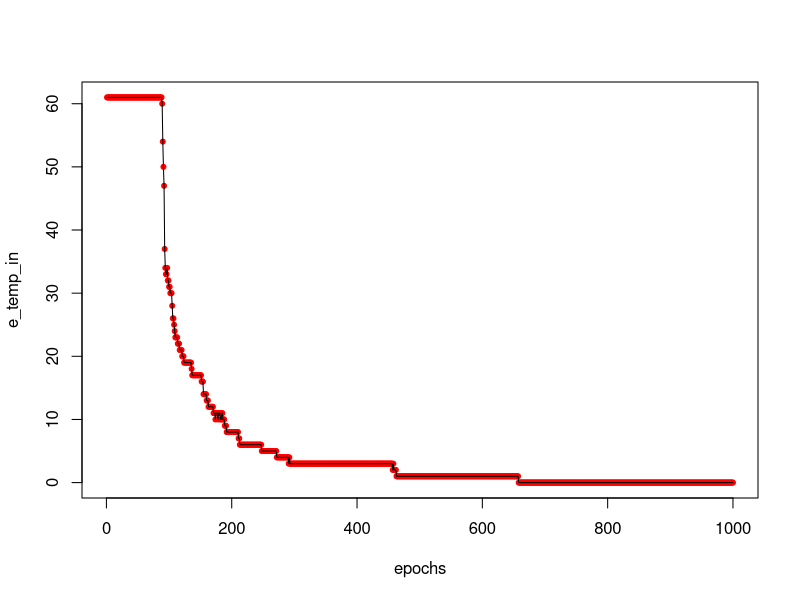
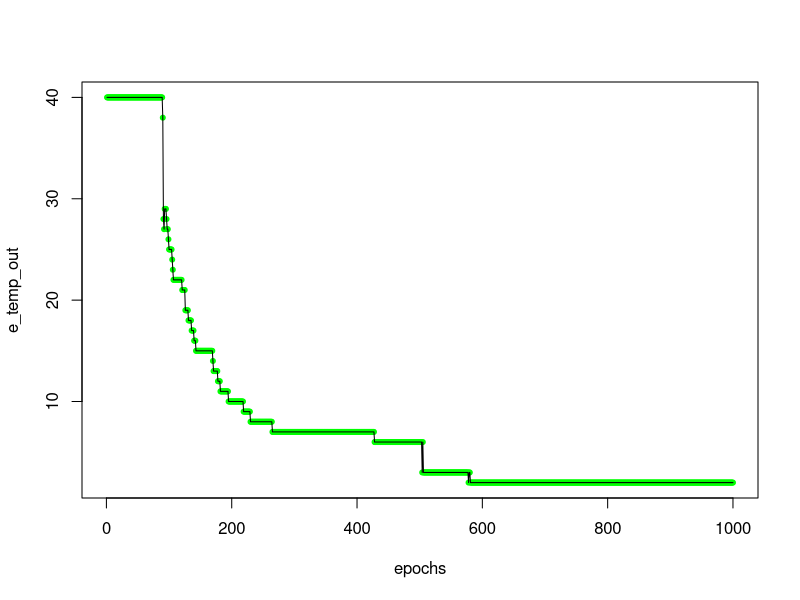

The R script that drew these images, in order:
#function
calculate_output<- function(weight,z)     #function to calculate the output
{
  sum<-0
  for(k in 1:(cols-1))
  {
    sum <- sum +(weight[k]*z[k])  
  }
  sum<-sum+weight[k]
  
  if(sum>0)
  {
    error<-1
  }
  else
  {
    error<--1
  }
  return(error)       #returning the error
}

#Perceptron
X=as.matrix(read.table("Iris.txt",sep=","))     #reading the file here. Taking the values sepaerated by ','
rows<-nrow(X)                                   #Finding the rows of the matrix obtained
cols<-ncol(X)                                   #Finding the cols of the matric obtained

# splitting the matrix into two matrices, x for the feature matrix and y for the target function  matrix
x<-X[1:rows,1:cols-1]
y<-X[1:rows,cols]



perc=60;    #Percentage of the data to be taken
train<-(perc/100)*rows



learning_rate <- 0.02
iteration<-0
max_iteration<-1000   #total Itertions for the perceptron

weight<-vector(mode='numeric',length=0)   #Weight vector
epochs<-vector(mode='numeric',length=0)   #Epochs vector

for(i in 1:cols)
{
  weight <- c(weight,500)  #initializing weight vector
}

temp_weights<-weight    #temporary copy of weight vector for calculation in a iteration

e_temp_in <- vector(mode='numeric',length = 0)  #in error vector
e_temp_out <- vector(mode='numeric', length = 0)#out error vector




repeat
{
  
  iteration <- iteration+1
  temp_weights<-weight #initialising temporary weights with updated weights
  e_in <- 0
  e_out <- 0
  for(p in 1:train)
  {
    
    error<- calculate_output(temp_weights,x[p,])  #Checking for class output with previous iteration's weight 
    
    if(error==1 && y[p]==-1)      #checking for missclassification
    {
      local_error<--1
    }
    else if(error==-1 && y[p]==1)
    {
      local_error<-1
    }
    else if(error==y[p])
    {
      local_error<-0
    }
    
    correction<-local_error
    e_in<-e_in+abs(local_error)
    
    #checking for output with updated weights
    
    error_updated<- calculate_output(weight,x[p,])
    
    if(error_updated==1 && y[p]==-1)
    {
      local_error<--1
    }
    else if(error_updated==-1 && y[p]==1)
    {
      local_error<-1
    }
    else if(error_updated==y[p])
    {
      local_error<-0
    }
    
    #computing error
    correction<-local_error*learning_rate
    
    #updating weights
    for(l in 1:cols-1)
    {
      weight[l]<-weight[l]+ x[p,l]*correction
    }
    l<-l+1
    weight[l]<-weight[l]+correction
  }
  
  e_temp_in <- c(e_temp_in, e_in)
  
  #Checking for errors in test data
  for(j in train:150){
    output <- calculate_output(temp_weights,x[j,])
    
    #checkong for misclassification
    if(output == -1 && y[j] == 1){
      local_error <- 1
    }
    if(output == 1 && y[j] == -1){
      local_error <- -1
    }
    if(output == y[j]){
      local_error <- 0
    }
    e_out <- e_out + abs(local_error)
  }
  e_temp_out <- c(e_temp_out, e_out)
  
  if(iteration==max_iteration)
  {
    epochs<-c(epochs,iteration)
    break
  }
  else
  {
    epochs<-c(epochs,iteration)
  }
  
}


#plotting graphs. Note: Two graphs will be obtained
plot( epochs,e_temp_in,col="red",pch=20 )
lines(e_temp_in)
plot( epochs,e_temp_out, col="green", pch=20 )
lines(e_temp_out)










